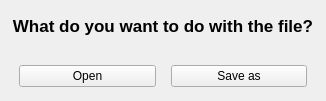
<?xml version="1.0" encoding="UTF-8"?>
<ui version="4.0">
 <class>DownloadPopup</class>
 <widget class="QWidget" name="DownloadPopup">
  <property name="geometry">
   <rect>
    <x>0</x>
    <y>0</y>
    <width>326</width>
    <height>101</height>
   </rect>
  </property>
  <property name="windowTitle">
   <string/>
  </property>
  <layout class="QVBoxLayout" name="verticalLayout_3">
   <property name="spacing">
    <number>0</number>
   </property>
   <property name="leftMargin">
    <number>0</number>
   </property>
   <property name="topMargin">
    <number>0</number>
   </property>
   <property name="rightMargin">
    <number>0</number>
   </property>
   <property name="bottomMargin">
    <number>0</number>
   </property>
   <item>
    <widget class="QFrame" name="popupContainer">
     <property name="frameShape">
      <enum>QFrame::NoFrame</enum>
     </property>
     <property name="frameShadow">
      <enum>QFrame::Raised</enum>
     </property>
     <layout class="QVBoxLayout" name="verticalLayout_2">
      <property name="spacing">
       <number>0</number>
      </property>
      <property name="leftMargin">
       <number>1</number>
      </property>
      <property name="topMargin">
       <number>1</number>
      </property>
      <property name="rightMargin">
       <number>1</number>
      </property>
      <property name="bottomMargin">
       <number>1</number>
      </property>
      <item>
       <widget class="QFrame" name="popupFrame">
        <property name="frameShape">
         <enum>QFrame::NoFrame</enum>
        </property>
        <property name="frameShadow">
         <enum>QFrame::Raised</enum>
        </property>
        <layout class="QVBoxLayout" name="verticalLayout">
         <property name="spacing">
          <number>20</number>
         </property>
         <item>
          <widget class="QLabel" name="label_2">
           <property name="font">
            <font>
             <pointsize>13</pointsize>
             <bold>true</bold>
            </font>
           </property>
           <property name="text">
            <string>What do you want to do with the file?</string>
           </property>
           <property name="alignment">
            <set>Qt::AlignCenter</set>
           </property>
          </widget>
         </item>
         <item>
          <widget class="QFrame" name="frame_3">
           <property name="frameShape">
            <enum>QFrame::NoFrame</enum>
           </property>
           <property name="frameShadow">
            <enum>QFrame::Raised</enum>
           </property>
           <layout class="QHBoxLayout" name="horizontalLayout_5">
            <property name="spacing">
             <number>15</number>
            </property>
            <property name="topMargin">
             <number>0</number>
            </property>
            <property name="bottomMargin">
             <number>0</number>
            </property>
            <item>
             <widget class="QPushButton" name="open">
              <property name="text">
               <string>Open</string>
              </property>
             </widget>
            </item>
            <item>
             <widget class="QPushButton" name="saveAs">
              <property name="text">
               <string>Save as</string>
              </property>
             </widget>
            </item>
           </layout>
          </widget>
         </item>
        </layout>
       </widget>
      </item>
     </layout>
    </widget>
   </item>
  </layout>
 </widget>
 <resources/>
 <connections/>
</ui>
